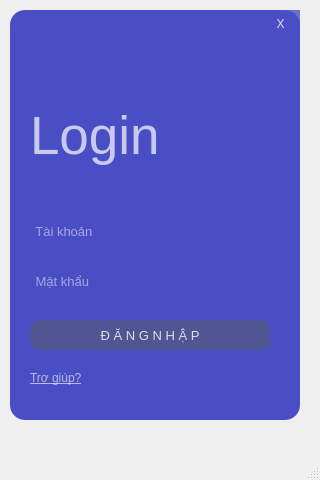
<?xml version="1.0" encoding="UTF-8"?>
<ui version="4.0">
 <class>loginWindow</class>
 <widget class="QMainWindow" name="loginWindow">
  <property name="geometry">
   <rect>
    <x>0</x>
    <y>0</y>
    <width>320</width>
    <height>480</height>
   </rect>
  </property>
  <property name="windowTitle">
   <string>MainWindow</string>
  </property>
  <property name="styleSheet">
   <string notr="true">QPushButton#btn_dn:pressed{
	padding-left: 5px;
	padding-top: 5px;
	background-color:rgba(18,101,188,0.7);
}

QPushButton#btn_thoat_login:press{
	padding-left: 5px;
	padding-top: 5px;
	background-color:rgba(18,101,188,0.7);
}

QPushButton#btn_dn:hover{
	background-color:rgba(79,86,148,0.8);
}</string>
  </property>
  <widget class="QWidget" name="centralwidget">
   <widget class="QWidget" name="widget" native="true">
    <property name="geometry">
     <rect>
      <x>10</x>
      <y>10</y>
      <width>290</width>
      <height>410</height>
     </rect>
    </property>
    <widget class="QLabel" name="label">
     <property name="geometry">
      <rect>
       <x>0</x>
       <y>0</y>
       <width>290</width>
       <height>410</height>
      </rect>
     </property>
     <property name="styleSheet">
      <string notr="true">background-color:rgba(74, 78, 196, 1);
border-radius: 15px;
color: white;</string>
     </property>
     <property name="text">
      <string/>
     </property>
    </widget>
    <widget class="QLineEdit" name="txt_tk">
     <property name="geometry">
      <rect>
       <x>20</x>
       <y>210</y>
       <width>240</width>
       <height>30</height>
      </rect>
     </property>
     <property name="font">
      <font>
       <pointsize>10</pointsize>
      </font>
     </property>
     <property name="styleSheet">
      <string notr="true">background-color: rgba(0,0,0,0);
border-radius: 1px solid rgba(0,0,0,0);
border-bottom-color: rgba(255,255,255,1);
color: rgb(255,255,255);
padding-bottom: 7px ;</string>
     </property>
     <property name="placeholderText">
      <string> Tài khoản</string>
     </property>
    </widget>
    <widget class="QLineEdit" name="txt_mk">
     <property name="geometry">
      <rect>
       <x>20</x>
       <y>260</y>
       <width>240</width>
       <height>30</height>
      </rect>
     </property>
     <property name="font">
      <font>
       <pointsize>10</pointsize>
      </font>
     </property>
     <property name="styleSheet">
      <string notr="true">background-color: rgba(0,0,0,0);
border-radius: 1px solid rgba(0,0,0,0);
border-bottom-color: rgba(255,255,255,1);
color: rgb(255,255,255);
padding-bottom: 7px ;</string>
     </property>
     <property name="echoMode">
      <enum>QLineEdit::Password</enum>
     </property>
     <property name="placeholderText">
      <string> Mật khẩu</string>
     </property>
    </widget>
    <widget class="QPushButton" name="btn_dn">
     <property name="geometry">
      <rect>
       <x>20</x>
       <y>310</y>
       <width>240</width>
       <height>30</height>
      </rect>
     </property>
     <property name="font">
      <font>
       <pointsize>10</pointsize>
      </font>
     </property>
     <property name="cursor">
      <cursorShape>PointingHandCursor</cursorShape>
     </property>
     <property name="styleSheet">
      <string notr="true">background-color: rgba(79,86,146,1);
color: rgba(237,237,237,0.9);
border-radius: 10px;</string>
     </property>
     <property name="text">
      <string>Đ Ă N G N H Ậ P</string>
     </property>
    </widget>
    <widget class="QLabel" name="txt_login">
     <property name="geometry">
      <rect>
       <x>20</x>
       <y>80</y>
       <width>221</width>
       <height>91</height>
      </rect>
     </property>
     <property name="font">
      <font>
       <pointsize>40</pointsize>
      </font>
     </property>
     <property name="styleSheet">
      <string notr="true">color: rgba(255,255,255,0.7);</string>
     </property>
     <property name="text">
      <string>Login</string>
     </property>
    </widget>
    <widget class="QLabel" name="lb_tg">
     <property name="geometry">
      <rect>
       <x>20</x>
       <y>360</y>
       <width>55</width>
       <height>16</height>
      </rect>
     </property>
     <property name="font">
      <font>
       <weight>50</weight>
       <italic>false</italic>
       <bold>false</bold>
       <underline>true</underline>
       <strikeout>false</strikeout>
       <kerning>true</kerning>
      </font>
     </property>
     <property name="cursor">
      <cursorShape>PointingHandCursor</cursorShape>
     </property>
     <property name="styleSheet">
      <string notr="true">color: rgba(255,255,255,0.6);</string>
     </property>
     <property name="text">
      <string>Trợ giúp?</string>
     </property>
    </widget>
    <widget class="QPushButton" name="btn_thoat_login">
     <property name="geometry">
      <rect>
       <x>250</x>
       <y>0</y>
       <width>41</width>
       <height>28</height>
      </rect>
     </property>
     <property name="cursor">
      <cursorShape>PointingHandCursor</cursorShape>
     </property>
     <property name="styleSheet">
      <string notr="true">background-color:rgba(74, 78, 196, 0.8);
color: rgba(237,237,237,0.9);
border-radius: 15px;</string>
     </property>
     <property name="text">
      <string>X</string>
     </property>
    </widget>
   </widget>
  </widget>
  <widget class="QMenuBar" name="menubar">
   <property name="geometry">
    <rect>
     <x>0</x>
     <y>0</y>
     <width>320</width>
     <height>26</height>
    </rect>
   </property>
  </widget>
  <widget class="QStatusBar" name="statusbar"/>
 </widget>
 <resources/>
 <connections/>
</ui>
